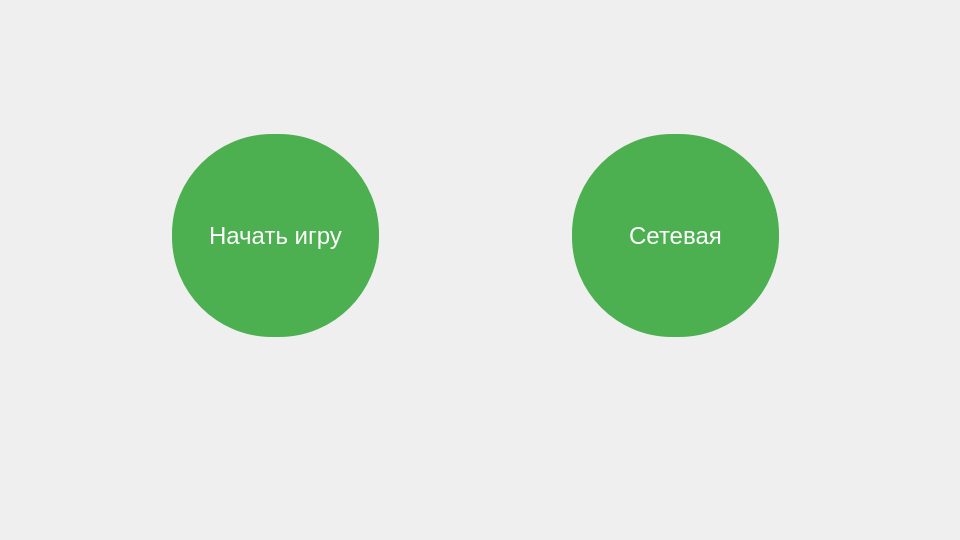
<?xml version="1.0" encoding="UTF-8"?>
<ui version="4.0">
 <class>Form</class>
 <widget class="QWidget" name="Form">
  <property name="geometry">
   <rect>
    <x>0</x>
    <y>0</y>
    <width>960</width>
    <height>540</height>
   </rect>
  </property>
  <property name="minimumSize">
   <size>
    <width>900</width>
    <height>500</height>
   </size>
  </property>
  <property name="windowTitle">
   <string>Form</string>
  </property>
  <widget class="QPushButton" name="newSoloGame">
   <property name="geometry">
    <rect>
     <x>170</x>
     <y>130</y>
     <width>211</width>
     <height>211</height>
    </rect>
   </property>
   <property name="font">
    <font>
     <pointsize>18</pointsize>
     <underline>false</underline>
     <strikeout>false</strikeout>
    </font>
   </property>
   <property name="styleSheet">
    <string notr="true">background-color: #4CAF50;
    border: none;
    color: white;
    padding: 20px;
    text-align: center;
    text-decoration: none;
    display: inline-block;
    margin: 4px 2px;
border-radius: 100%;</string>
   </property>
   <property name="text">
    <string>Начать игру</string>
   </property>
  </widget>
  <widget class="QPushButton" name="newNetGame">
   <property name="geometry">
    <rect>
     <x>570</x>
     <y>130</y>
     <width>211</width>
     <height>211</height>
    </rect>
   </property>
   <property name="font">
    <font>
     <pointsize>18</pointsize>
     <underline>false</underline>
     <strikeout>false</strikeout>
    </font>
   </property>
   <property name="styleSheet">
    <string notr="true">background-color: #4CAF50;
    border: none;
    color: white;
    padding: 20px;
    text-align: center;
    text-decoration: none;
    display: inline-block;
    margin: 4px 2px;
border-radius: 100%;</string>
   </property>
   <property name="text">
    <string>Сетевая</string>
   </property>
  </widget>
 </widget>
 <resources/>
 <connections/>
</ui>
